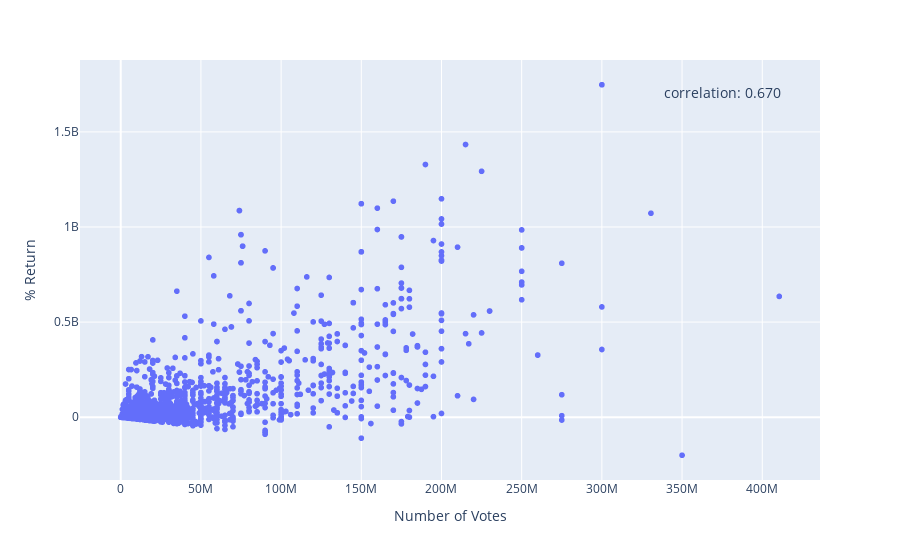

Here is the notebook cell this chart was saved with:
### Code cell
# Not much there. Let's look at budget vs profit
BudgetProfit = px.scatter(Question3DF, x = 'production_budget', y = 'Worldwide_Profit',hover_name='primary_title')
# Correlation Coefficient
correlationQ3 = Question3DF["production_budget"].corr(Question3DF["Worldwide_Profit"])
correlationQ3
# Hey, thats pretty good! Let's update our graph with that correlation coefficient
BudgetProfit.update_layout(annotations=[dict(x=0.95, y=0.95, xref='paper', yref='paper', text=f'correlation: {correlationQ3:.3f}', 
                                 showarrow=False, font=dict(size=14))],xaxis_title='Number of Votes', yaxis_title='% Return')

### Figure 1 — Plotly figure (JSON) as saved in the notebook; plotly's stock layout.template omitted (floating-point values rounded to 4 significant figures; data arrays with more than 128 entries replaced by an {"elided": "..."} marker saying what was removed)
{"data": [{"hovertemplate": "<b>%{hovertext}</b><br><br>production_budget=%{x}<br>Worldwide_Profit=%{y}<extra></extra>", "hovertext": {"elided": "1649 str values"}, "legendgroup": "", "marker": {"color": "#636efa", "symbol": "circle"}, "mode": "markers", "name": "", "showlegend": false, "type": "scattergl", "x": {"elided": "1649 int values"}, "xaxis": "x", "y": {"elided": "1649 int values"}, "yaxis": "y"}], "layout": {"annotations": [{"font": {"size": 14}, "showarrow": false, "text": "correlation: 0.670", "x": 0.95, "xref": "paper", "y": 0.95, "yref": "paper"}], "legend": {"tracegroupgap": 0}, "margin": {"t": 60}, "xaxis": {"anchor": "y", "domain": [0, 1], "title": {"text": "Number of Votes"}}, "yaxis": {"anchor": "x", "domain": [0, 1], "title": {"text": "% Return"}}}}
